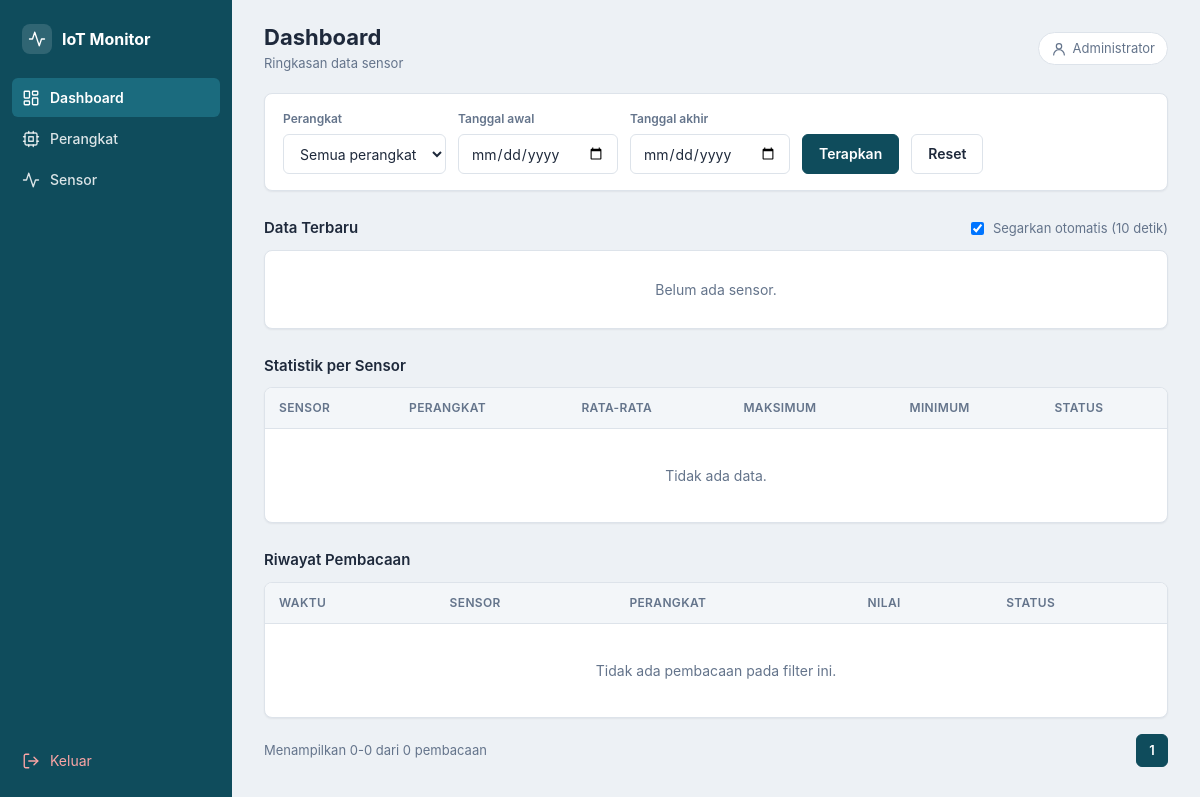
The page /dashboard.php (signed in) on the database as committed earlier.
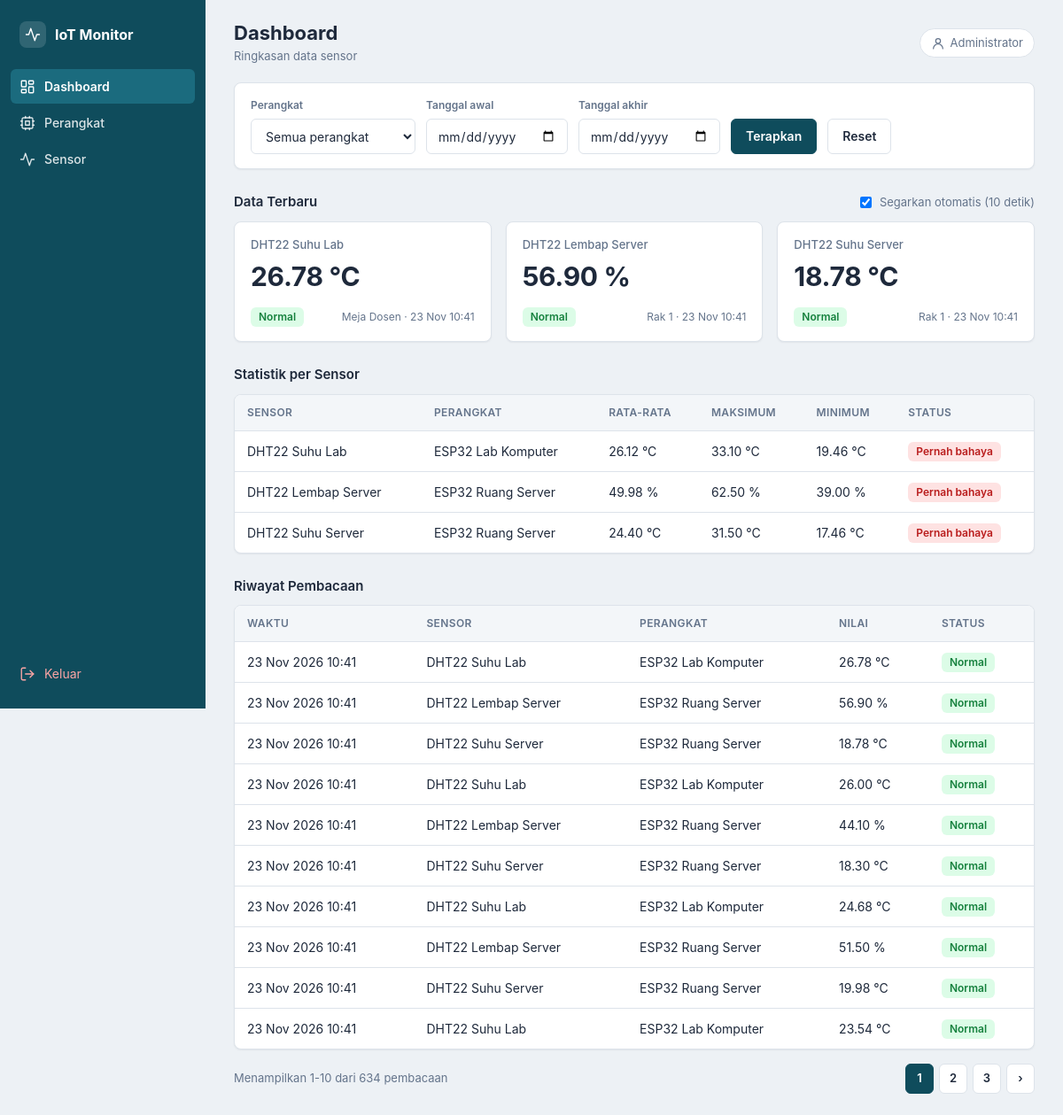
The same page on the database as committed later.
### tables this page shows
CREATE TABLE `pembacaan` (
  `id` bigint(20) NOT NULL,
  `id_sensor` int(11) NOT NULL,
  `nilai` decimal(10,2) NOT NULL,
  `waktu_baca` datetime NOT NULL DEFAULT current_timestamp()
);

CREATE TABLE `sensor` (
  `id` int(11) NOT NULL,
  `id_perangkat` int(11) NOT NULL,
  `nama_sensor` varchar(100) NOT NULL,
  `jenis` varchar(50) DEFAULT NULL,
  `satuan` varchar(20) DEFAULT NULL,
  `lokasi` varchar(100) DEFAULT NULL,
  `batas_min` decimal(10,2) DEFAULT NULL,
  `batas_max` decimal(10,2) DEFAULT NULL,
  `created_at` datetime DEFAULT current_timestamp()
);

CREATE TABLE `perangkat` (
  `id` int(11) NOT NULL,
  `nama_perangkat` varchar(100) NOT NULL,
  `lokasi` varchar(100) DEFAULT NULL,
  `deskripsi` text DEFAULT NULL,
  `api_key` varchar(64) NOT NULL,
  `status` enum('aktif','nonaktif') NOT NULL DEFAULT 'aktif',
  `terakhir_aktif` datetime DEFAULT NULL,
  `created_at` datetime DEFAULT current_timestamp()
);

### includes/functions.php (called while the page is built, shortened)
<?php
function e($s): string {
    return htmlspecialchars((string)$s, ENT_QUOTES, 'UTF-8');
}
function daftar_perangkat(PDO $pdo): array {
    return $pdo->query("SELECT id, nama_perangkat FROM perangkat ORDER BY nama_perangkat")->fetchAll();
}
function fmt_angka($n): string {
    return $n === null ? '-' : number_format((float)$n, 2, '.', '');
}
function dash_status($nilai, $min, $max): string {
    return 'normal';
}
function dash_tgl_valid(string $s): ?string {
    $d = DateTime::createFromFormat('Y-m-d', $s);
    return ($d && $d->format('Y-m-d') === $s) ? $s : null;
}
function dash_get_teks(string $k): string {
    return (isset($_GET[$k]) && is_string($_GET[$k])) ? trim($_GET[$k]) : '';
}
function fmt_tanggal(?string $waktu, bool $denganTahun = true): string {
    $t   = strtotime($waktu);
    $bln = ['', 'Jan', 'Feb', 'Mar', 'Apr', 'Mei', 'Jun', 'Jul', 'Agu', 'Sep', 'Okt', 'Nov', 'Des'];
    $s   = date('j', $t) . ' ' . $bln[(int)date('n', $t)];
    if ($denganTahun) { $s .= ' ' . date('Y', $t); }
    return $s . ' ' . date('H:i', $t);
}
function dash_kondisi_tanggal(string $a, ?string $dari, ?string $sampai): array {
    $sql = '';
    $par = [];
    return [$sql, $par];
}
function dash_url_halaman(int $h, int $perangkat, ?string $dari, ?string $sampai): string {
    $qs = array_filter(['perangkat' => $perangkat ?: null, 'dari' => $dari, 'sampai' => $sampai]);
    return '?' . http_build_query($qs + ['hal' => $h]);
}

### dashboard.php (the view, shortened to what the changed rows need)
<?php
require_once __DIR__ . '/config/database.php';
$judul    = 'Dashboard';
$menu     = 'dashboard';
require_once __DIR__ . '/includes/header.php';
$kartu         = [];
$statistik     = [];
$riwayat       = [];
$fPerangkat    = 0;
$dari          = null;
$sampai        = null;
$total         = 0;
$perHal        = 10;
$hal           = 1;
$totalHal      = 1;
try {
    $perangkatList = daftar_perangkat($pdo);
    $idValid = array_map('intval', array_column($perangkatList, 'id'));
    $fPerangkat = (int)dash_get_teks('perangkat');
    if (!in_array($fPerangkat, $idValid, true)) { $fPerangkat = 0; }
    $dari   = dash_tgl_valid(dash_get_teks('dari'));
    $sampai = dash_tgl_valid(dash_get_teks('sampai'));
    $whereP = $fPerangkat ? ' WHERE s.id_perangkat = ?' : '';
    $paramP = $fPerangkat ? [$fPerangkat] : [];
    [$sqlTgl, $paramTgl] = dash_kondisi_tanggal('r2', $dari, $sampai);
    $sql = "SELECT s.id, s.nama_sensor, s.satuan, s.lokasi, s.batas_min, s.batas_max,
                   r.nilai, r.waktu_baca
            FROM sensor s
            JOIN perangkat p ON p.id = s.id_perangkat
            LEFT JOIN pembacaan r ON r.id = (
                SELECT r2.id FROM pembacaan r2
                WHERE r2.id_sensor = s.id $sqlTgl
                ORDER BY r2.waktu_baca DESC, r2.id DESC
                LIMIT 1)
            $whereP
            ORDER BY p.nama_perangkat, s.nama_sensor";
    $stmt = $pdo->prepare($sql);
    $stmt->execute(array_merge($paramTgl, $paramP));
    $kartu = $stmt->fetchAll();
    [$sqlTgl, $paramTgl] = dash_kondisi_tanggal('r', $dari, $sampai);
    $sql = "SELECT s.id, s.nama_sensor, s.satuan, p.nama_perangkat,
                   COUNT(r.id)  AS jumlah,
                   AVG(r.nilai) AS rata,
                   MAX(r.nilai) AS maks,
                   MIN(r.nilai) AS mins,
                   SUM(CASE WHEN (s.batas_max IS NOT NULL AND r.nilai > s.batas_max)
                              OR (s.batas_min IS NOT NULL AND r.nilai < s.batas_min)
                            THEN 1 ELSE 0 END) AS bahaya
            FROM sensor s
            JOIN perangkat p ON p.id = s.id_perangkat
            LEFT JOIN pembacaan r ON r.id_sensor = s.id $sqlTgl
            $whereP
            GROUP BY s.id, s.nama_sensor, s.satuan, p.nama_perangkat
            ORDER BY p.nama_perangkat, s.nama_sensor";
    $stmt = $pdo->prepare($sql);
    $stmt->execute(array_merge($paramTgl, $paramP));
    $statistik = $stmt->fetchAll();
    $whereH = ' WHERE 1=1' . $sqlTgl . ($fPerangkat ? ' AND s.id_perangkat = ?' : '');
    $paramH = array_merge($paramTgl, $paramP);
    $dariJoin = "FROM pembacaan r
                 JOIN sensor s ON s.id = r.id_sensor
                 JOIN perangkat p ON p.id = s.id_perangkat";
    $stmt = $pdo->prepare("SELECT COUNT(*) $dariJoin $whereH");
    $stmt->execute($paramH);
    $total = (int)$stmt->fetchColumn();
    $totalHal = max(1, (int)ceil($total / $perHal));
    $hal = min(max(1, (int)dash_get_teks('hal')), $totalHal);
    $stmt = $pdo->prepare(
        "SELECT r.id, r.nilai, r.waktu_baca, s.nama_sensor, s.satuan,
                s.batas_min, s.batas_max, p.nama_perangkat
         $dariJoin $whereH
         ORDER BY r.waktu_baca DESC, r.id DESC
         LIMIT ? OFFSET ?"
    );
    $i = 1;
    $stmt->bindValue($i++, $perHal, PDO::PARAM_INT);
    $stmt->bindValue($i,   ($hal - 1) * $perHal, PDO::PARAM_INT);
    $stmt->execute();
    $riwayat = $stmt->fetchAll();
} catch (PDOException $e) {
    error_log('Dashboard gagal: ' . $e->getMessage());
    $errDb = 'Data dashboard tidak dapat dimuat. Silakan coba lagi.';
}
$awalData  = $total ? ($hal - 1) * $perHal + 1 : 0;
$akhirData = min($total, $hal * $perHal);
?>
<form class="card filter-bar" method="get" action="dashboard.php">
    <div class="field">
    </div>
    <div class="field">
    </div>
    <div class="field">
    </div>
    <button class="btn" type="submit">Terapkan</button>
    <a class="btn btn-outline" href="dashboard.php">Reset</a>
</form>
<div class="judul-bar">
    <h2 class="section-title">Data Terbaru</h2>
    <label class="auto-refresh"><input type="checkbox" id="auto-refresh"> Segarkan otomatis (10 detik)</label>
</div>
<?php if (!$kartu): ?>
    <div class="card placeholder">Belum ada sensor.</div>
<?php else: ?>
<div class="grid-stat">
    <?php foreach ($kartu as $k):
        $ada = $k['nilai'] !== null;
        $st  = $ada ? dash_status($k['nilai'], $k['batas_min'], $k['batas_max']) : 'kosong';
        $info = trim(($k['lokasi'] ?? '') . ($k['lokasi'] && $ada ? ' · ' : '') . ($ada ? fmt_tanggal($k['waktu_baca'], false) : ''));
    ?>
    <div class="card sensor-card <?= in_array($st, ['tinggi', 'rendah'], true) ? 'bahaya' : '' ?>">
        <div class="nama"><?= e($k['nama_sensor']) ?></div>
        <div class="nilai"><?= $ada ? e(fmt_angka($k['nilai'])) . ' ' . e($k['satuan']) : '-' ?></div>
        <div class="bawah">
            <?php if ($st === 'normal'): ?>
                <span class="badge ok">Normal</span>
            <?php elseif ($st === 'tinggi'): ?>
                <span class="badge bad" title="Di atas batas maksimum">Bahaya</span>
            <?php elseif ($st === 'rendah'): ?>
                <span class="badge bad" title="Di bawah batas minimum">Bahaya</span>
            <?php else: ?>
                <span class="badge netral">Belum ada data</span>
            <?php endif; ?>
            <span class="meta"><?= e($info) ?></span>
        </div>
    </div>
    <?php endforeach; ?>
</div>
<?php endif; ?>
<h2 class="section-title">Statistik per Sensor</h2>
<div class="card tbl-wrap">
    <table class="tbl">
        <thead>
            <tr><th>Sensor</th><th>Perangkat</th><th>Rata-rata</th><th>Maksimum</th><th>Minimum</th><th>Status</th></tr>
        </thead>
        <tbody>
        <?php if (!$statistik): ?>
            <tr><td colspan="6" class="kosong">Tidak ada data.</td></tr>
        <?php endif; ?>
        <?php foreach ($statistik as $s): $punya = (int)$s['jumlah'] > 0; ?>
            <tr>
                <td><?= e($s['nama_sensor']) ?></td>
                <td><?= e($s['nama_perangkat']) ?></td>
                <td><?= $punya ? e(fmt_angka($s['rata'])) . ' ' . e($s['satuan']) : '-' ?></td>
                <td><?= $punya ? e(fmt_angka($s['maks'])) . ' ' . e($s['satuan']) : '-' ?></td>
                <td><?= $punya ? e(fmt_angka($s['mins'])) . ' ' . e($s['satuan']) : '-' ?></td>
                <td>
                    <?php if (!$punya): ?>
                        <span class="badge netral">Tanpa data</span>
                    <?php elseif ((int)$s['bahaya'] > 0): ?>
                        <span class="badge bad" title="<?= (int)$s['bahaya'] ?> pembacaan di luar batas">Pernah bahaya</span>
                    <?php else: ?>
                        <span class="badge ok">Normal</span>
                    <?php endif; ?>
                </td>
            </tr>
        <?php endforeach; ?>
        </tbody>
    </table>
</div>
<h2 class="section-title">Riwayat Pembacaan</h2>
<div class="card tbl-wrap">
    <table class="tbl">
        <thead>
            <tr><th>Waktu</th><th>Sensor</th><th>Perangkat</th><th>Nilai</th><th>Status</th></tr>
        </thead>
        <tbody>
        <?php if (!$riwayat): ?>
            <tr><td colspan="5" class="kosong">Tidak ada pembacaan pada filter ini.</td></tr>
        <?php endif; ?>
        <?php foreach ($riwayat as $r): $st = dash_status($r['nilai'], $r['batas_min'], $r['batas_max']); ?>
            <tr>
                <td><?= e(fmt_tanggal($r['waktu_baca'])) ?></td>
                <td><?= e($r['nama_sensor']) ?></td>
                <td><?= e($r['nama_perangkat']) ?></td>
                <td><?= e(fmt_angka($r['nilai'])) ?> <?= e($r['satuan']) ?></td>
                <td>
                    <?php if ($st === 'normal'): ?>
                        <span class="badge ok">Normal</span>
                    <?php else: ?>
                        <span class="badge bad" title="<?= $st === 'tinggi' ? 'Di atas batas maksimum' : 'Di bawah batas minimum' ?>">Bahaya</span>
                    <?php endif; ?>
                </td>
            </tr>
        <?php endforeach; ?>
        </tbody>
    </table>
</div>
<div class="pag-bar">
    <span>Menampilkan <?= $awalData ?>-<?= $akhirData ?> dari <?= $total ?> pembacaan</span>
    <div class="pag">
        <?php for ($h = max(1, $hal - 2); $h <= min($totalHal, $hal + 2); $h++): ?>
            <a class="<?= $h === $hal ? 'aktif' : '' ?>" href="<?= e(dash_url_halaman($h, $fPerangkat, $dari, $sampai)) ?>"><?= $h ?></a>
        <?php endfor; ?>
        <?php if ($hal < $totalHal): ?>
            <a href="<?= e(dash_url_halaman($hal + 1, $fPerangkat, $dari, $sampai)) ?>" aria-label="Berikutnya">&rsaquo;</a>
        <?php endif; ?>
    </div>
</div>
<?php require_once __DIR__ . '/includes/footer.php'; ?>

### includes/header.php (shortened to what the changed rows need)
<?php
require_once __DIR__ . '/functions.php';
$base  = BASE_URL;
$judul = $judul ?? 'IoT Monitor';
$menu  = $menu ?? '';
$nama  = $_SESSION['admin_nama'] ?? 'Admin';
$menuItems = [
    'dashboard' => ['Dashboard', '/dashboard.php',         'dashboard'],
    'perangkat' => ['Perangkat', '/perangkat/index.php',   'perangkat'],
    'sensor'    => ['Sensor',    '/sensor/index.php',      'sensor'],
];
$cssFile = __DIR__ . '/../assets/css/style.css';
?>
<!DOCTYPE html>
<html lang="id">
<head>
    <link rel="stylesheet" href="<?= $base ?>/assets/css/style.css?v=<?= file_exists($cssFile) ? filemtime($cssFile) : 1 ?>">
</head>
<body class="app">
<aside class="sidebar">
    <nav>
        <?php foreach ($menuItems as $kunci => [$label, $url, $ikon]): ?>
            <a class="<?= $menu === $kunci ? 'active' : '' ?>" href="<?= $base . $url ?>" <?= $menu === $kunci ? 'aria-current="page"' : '' ?>>
                <svg class="ico"><use href="#i-<?= $ikon ?>"/></svg><?= e($label) ?>
            </a>
        <?php endforeach; ?>
    </nav>
</aside>
<main class="main">
    <div class="topbar">
        <div class="topbar-left">
            <div>
                <h1><?= e($judul) ?></h1>
            </div>
        </div>
        <div class="user"><svg class="ico"><use href="#i-user"/></svg><?= e($nama) ?></div>
    </div>

Rows that differ between the two databases and show on the page:
added pembacaan: id_sensor.nama_sensor "DHT22 Suhu Lab", nilai "26.78", id_sensor.satuan "°C", shows "Normal", info "Meja Dosen · 23 Nov 10:41", waktu_baca "23 Nov 2026 10:41", perangkat.nama_perangkat "ESP32 Lab Komputer"
added pembacaan: id_sensor.nama_sensor "DHT22 Lembap Server", nilai "56.90", id_sensor.satuan "%", shows "Normal", info "Rak 1 · 23 Nov 10:41", waktu_baca "23 Nov 2026 10:41", perangkat.nama_perangkat "ESP32 Ruang Server"
added pembacaan: id_sensor.nama_sensor "DHT22 Suhu Server", nilai "18.78", id_sensor.satuan "°C", shows "Normal", info "Rak 1 · 23 Nov 10:41", waktu_baca "23 Nov 2026 10:41", perangkat.nama_perangkat "ESP32 Ruang Server"
added sensor: nama_sensor "DHT22 Suhu Lab", id_perangkat.nama_perangkat "ESP32 Lab Komputer", rata "26.12", satuan "°C", maks "33.10", mins "19.46"
added sensor: nama_sensor "DHT22 Lembap Server", id_perangkat.nama_perangkat "ESP32 Ruang Server", rata "49.98", satuan "%", maks "62.50", mins "39.00"
added sensor: nama_sensor "DHT22 Suhu Server", id_perangkat.nama_perangkat "ESP32 Ruang Server", rata "24.40", satuan "°C", maks "31.50", mins "17.46"
added pembacaan: waktu_baca "23 Nov 2026 10:41", id_sensor.nama_sensor "DHT22 Suhu Lab", perangkat.nama_perangkat "ESP32 Lab Komputer", nilai "26.00", id_sensor.satuan "°C", shows "Normal", shown under "Riwayat Pembacaan"
added pembacaan: waktu_baca "23 Nov 2026 10:41", id_sensor.nama_sensor "DHT22 Lembap Server", perangkat.nama_perangkat "ESP32 Ruang Server", nilai "44.10", id_sensor.satuan "%", shows "Normal", shown under "Riwayat Pembacaan"
added pembacaan: waktu_baca "23 Nov 2026 10:41", id_sensor.nama_sensor "DHT22 Suhu Server", perangkat.nama_perangkat "ESP32 Ruang Server", nilai "18.30", id_sensor.satuan "°C", shows "Normal", shown under "Riwayat Pembacaan"
added pembacaan: waktu_baca "23 Nov 2026 10:41", id_sensor.nama_sensor "DHT22 Suhu Lab", perangkat.nama_perangkat "ESP32 Lab Komputer", nilai "24.68", id_sensor.satuan "°C", shows "Normal", shown under "Riwayat Pembacaan"
added pembacaan: waktu_baca "23 Nov 2026 10:41", id_sensor.nama_sensor "DHT22 Lembap Server", perangkat.nama_perangkat "ESP32 Ruang Server", nilai "51.50", id_sensor.satuan "%", shows "Normal", shown under "Riwayat Pembacaan"
added pembacaan: waktu_baca "23 Nov 2026 10:41", id_sensor.nama_sensor "DHT22 Suhu Server", perangkat.nama_perangkat "ESP32 Ruang Server", nilai "19.98", id_sensor.satuan "°C", shows "Normal", shown under "Riwayat Pembacaan"
added pembacaan: waktu_baca "23 Nov 2026 10:41", id_sensor.nama_sensor "DHT22 Suhu Lab", perangkat.nama_perangkat "ESP32 Lab Komputer", nilai "23.54", id_sensor.satuan "°C", shows "Normal", shown under "Riwayat Pembacaan"
Other text that changed with them:
$awalData: "0" → "1"
$akhirData: "0" → "10"
$total: "0" → "634"
new list line: "2"
new list line: "3"
text no longer shown: "Belum ada sensor. Tidak ada data. Tidak ada pembacaan pada filter ini."
